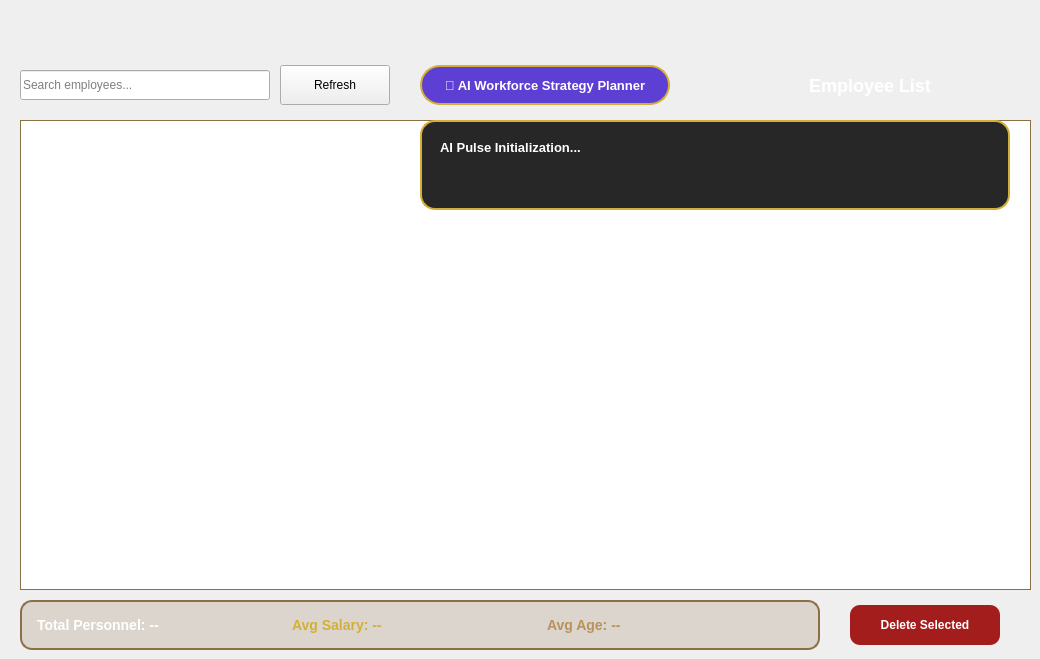
   <widget class="QWidget" name="tab_view">
    <attribute name="title">
     <string>View Employees</string>
    </attribute>
    <widget class="QFrame" name="frame_view_stats">
     <property name="geometry">
      <rect>
       <x>20</x>
       <y>600</y>
       <width>800</width>
       <height>50</height>
      </rect>
     </property>
     <property name="styleSheet">
      <string notr="true">QFrame#frame_view_stats { background: rgba(139, 111, 71, 0.2); border: 2px solid #8B6F47; border-radius: 12px; }</string>
     </property>
     <layout class="QHBoxLayout" name="horizontalLayout_view_stats">
      <property name="leftMargin">
       <number>15</number>
      </property>
      <property name="topMargin">
       <number>5</number>
      </property>
      <property name="rightMargin">
       <number>15</number>
      </property>
      <property name="bottomMargin">
       <number>5</number>
      </property>
      <item>
       <widget class="QLabel" name="lbl_stat_total">
        <property name="styleSheet">
         <string notr="true">color: white; font-weight: bold; font-size: 14px; text-shadow: 1px 1px 2px black;</string>
        </property>
        <property name="text">
         <string>Total Personnel: --</string>
        </property>
       </widget>
      </item>
      <item>
       <widget class="QLabel" name="lbl_stat_avg_salary">
        <property name="styleSheet">
         <string notr="true">color: #D4AF37; font-weight: bold; font-size: 14px;</string>
        </property>
        <property name="text">
         <string>Avg Salary: --</string>
        </property>
       </widget>
      </item>
      <item>
       <widget class="QLabel" name="lbl_stat_avg_age">
        <property name="styleSheet">
         <string notr="true">color: #B8925A; font-weight: bold; font-size: 14px;</string>
        </property>
        <property name="text">
         <string>Avg Age: --</string>
        </property>
       </widget>
      </item>
      <item>
       <spacer name="horizontalSpacer_view_stats">
        <property name="orientation">
         <enum>Qt::Orientation::Horizontal</enum>
        </property>
       </spacer>
      </item>
     </layout>
    </widget>
    <widget class="QLabel" name="label_titre_liste_emp">
     <property name="geometry">
      <rect>
       <x>720</x>
       <y>70</y>
       <width>300</width>
       <height>30</height>
      </rect>
     </property>
     <property name="styleSheet">
      <string notr="true">font-size: 18px; font-weight: bold; color: white;</string>
     </property>
     <property name="text">
      <string>Employee List</string>
     </property>
     <property name="alignment">
      <set>Qt::AlignmentFlag::AlignCenter</set>
     </property>
    </widget>
    <widget class="QLineEdit" name="le_recherche_emp">
     <property name="geometry">
      <rect>
       <x>20</x>
       <y>70</y>
       <width>250</width>
       <height>30</height>
      </rect>
     </property>
     <property name="placeholderText">
      <string>Search employees...</string>
     </property>
    </widget>
    <widget class="QPushButton" name="btn_refresh_emp">
     <property name="geometry">
      <rect>
       <x>280</x>
       <y>65</y>
       <width>110</width>
       <height>40</height>
      </rect>
     </property>
     <property name="text">
      <string>Refresh</string>
     </property>
    </widget>
    <widget class="QTableView" name="tableView_employes">
     <property name="geometry">
      <rect>
       <x>20</x>
       <y>120</y>
       <width>1011</width>
       <height>470</height>
      </rect>
     </property>
     <property name="styleSheet">
      <string notr="true">
        QHeaderView::section { background-color: #8B6F47; color: white; border: none; padding: 4px; }
        QTableView { border: 1px solid #8B6F47; background-color: white; color: #333333; selection-background-color: #E0E0E0; selection-color: black; }
      </string>
     </property>
    </widget>
    <widget class="QPushButton" name="btn_delete">
     <property name="geometry">
      <rect>
       <x>850</x>
       <y>605</y>
       <width>150</width>
       <height>40</height>
      </rect>
     </property>
     <property name="styleSheet">
      <string notr="true">QPushButton { background-color: #A31D1D; border-radius: 10px; color: white; font-weight: bold; } QPushButton:hover { background-color: #D32F2F; }</string>
     </property>
     <property name="text">
      <string>Delete Selected</string>
     </property>
    </widget>
    <widget class="QPushButton" name="btn_ai_pulse">
     <property name="geometry">
      <rect>
       <x>420</x>
       <y>65</y>
       <width>250</width>
       <height>40</height>
      </rect>
     </property>
     <property name="styleSheet">
      <string notr="true">QPushButton { background-color: #5D3FD3; border-radius: 20px; color: white; font-weight: bold; font-size: 13px; border: 2px solid #D4AF37; }
QPushButton:hover { background-color: #7B68EE; border: 2px solid #FFF; box-shadow: 0px 0px 15px rgba(93, 63, 211, 0.8); }</string>
     </property>
     <property name="text">
      <string>🧠 AI Workforce Strategy Planner</string>
     </property>
     <property name="toolTip">
      <string>Analyze workforce distribution and get strategic growth recommendations</string>
     </property>
    </widget>
    <widget class="QLabel" name="lbl_ai_pulse_result">
     <property name="geometry">
      <rect>
       <x>420</x>
       <y>120</y>
       <width>590</width>
       <height>90</height>
      </rect>
     </property>
     <property name="styleSheet">
      <string notr="true">color: #FFF; font-size: 13px; font-weight: bold; background: rgba(0, 0, 0, 0.85); padding: 15px; border-radius: 15px; border: 2px solid #D4AF37;</string>
     </property>
     <property name="text">
      <string>AI Pulse Initialization...</string>
     </property>
     <property name="alignment">
      <set>Qt::AlignmentFlag::AlignLeading|Qt::AlignmentFlag::AlignLeft|Qt::AlignmentFlag::AlignTop</set>
     </property>
     <property name="wordWrap">
      <bool>true</bool>
     </property>
     <property name="visible">
      <bool>false</bool>
     </property>
    </widget>
   </widget>
